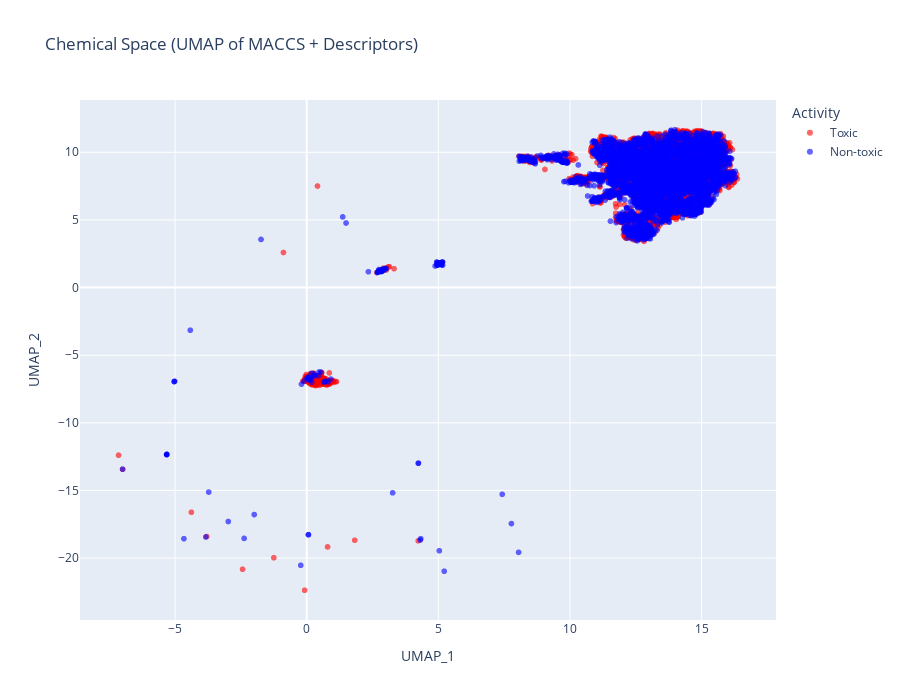

Source (notebook cell):
### Markdown cell above
## Visualize Chemical Space

### Code cell
# Create visualization dataframe
viz_df = pd.DataFrame({
    "UMAP_1": X_2d[:, 0],
    "UMAP_2": X_2d[:, 1],
    "Activity": ["Toxic" if a == 1 else "Non-toxic" for a in y],
    "SMILES": smiles_list
})

fig = px.scatter(
    viz_df,
    x="UMAP_1",
    y="UMAP_2",
    color="Activity",
    color_discrete_map={"Toxic": "red", "Non-toxic": "blue"},
    hover_data=["SMILES"],
    title="Chemical Space (UMAP of MACCS + Descriptors)",
    opacity=0.6
)

fig.update_layout(
    width=900,
    height=700,
)

fig.show()

### Figure 1 — Plotly figure (JSON) as saved in the notebook; plotly's stock layout.template omitted (floating-point values rounded to 4 significant figures; data arrays with more than 128 entries replaced by an {"elided": "..."} marker saying what was removed)
{"data": [{"customdata": {"elided": "6314x1 str values"}, "hovertemplate": "Activity=Toxic<br>UMAP_1=%{x}<br>UMAP_2=%{y}<br>SMILES=%{customdata[0]}<extra></extra>", "legendgroup": "Toxic", "marker": {"color": "red", "opacity": 0.6, "symbol": "circle"}, "mode": "markers", "name": "Toxic", "showlegend": true, "type": "scattergl", "x": {"elided": "6314 float values"}, "xaxis": "x", "y": {"elided": "6314 float values"}, "yaxis": "y"}, {"customdata": {"elided": "5616x1 str values"}, "hovertemplate": "Activity=Non-toxic<br>UMAP_1=%{x}<br>UMAP_2=%{y}<br>SMILES=%{customdata[0]}<extra></extra>", "legendgroup": "Non-toxic", "marker": {"color": "blue", "opacity": 0.6, "symbol": "circle"}, "mode": "markers", "name": "Non-toxic", "showlegend": true, "type": "scattergl", "x": {"elided": "5616 float values"}, "xaxis": "x", "y": {"elided": "5616 float values"}, "yaxis": "y"}], "layout": {"height": 700, "legend": {"title": {"text": "Activity"}, "tracegroupgap": 0}, "title": {"text": "Chemical Space (UMAP of MACCS + Descriptors)"}, "width": 900, "xaxis": {"anchor": "y", "domain": [0, 1], "title": {"text": "UMAP_1"}}, "yaxis": {"anchor": "x", "domain": [0, 1], "title": {"text": "UMAP_2"}}}}
